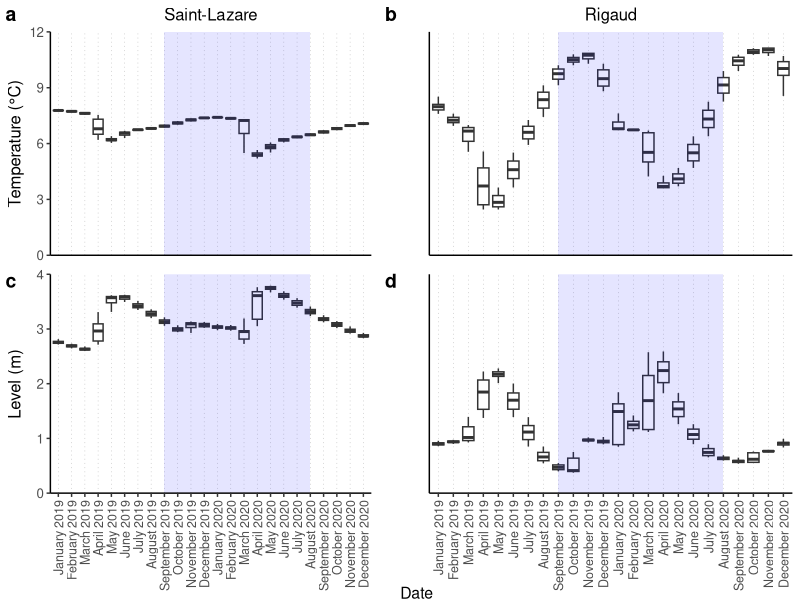

Source code (R): (Note: this script raises an error after producing the figure.)
## ---- chunk 1
knitr::opts_knit$set(root.dir = "/Users/karinevilleneuve/OneDrive - UQAM/DOCTORAT/Projects/Chapitre-1_Spatial/Hydrogeo_data/")
library(ggplot2)
library(dplyr)
library(ggpubr)
## ---- chunk 2
# List of dates
# dates=read.table("dates.csv", sep=",",header=TRUE)
# dates_list=dates$Date # List dates 
# Groundwater level and temperature for both cities 
piezo_r=read.table("piezo_r.csv", sep=",",header=TRUE) 
piezo_sl=read.table("piezo_sl.csv", sep=",",header=TRUE) 
# Soil temperature for both cities 
# temp_r=read.csv("temp_r.csv", sep=",", header=TRUE)
# temp_sl=read.csv("temp_sl.csv", sep=",", header=TRUE) 
## ---- chunk 3
piezo_r$City="Rigaud"
piezo_sl$City="Saint-Lazare"
piezo=rbind(piezo_r,piezo_sl)
piezo$City_date=paste(piezo$City, piezo$Date, sep="_") # Create a new column combining dates and city 
piezo$Date=as.Date(piezo$Date) # Change column to Date format
piezo$month=months(piezo$Date) # Extract only the month
piezo$year=gsub("-.*","",piezo$Date) # Combine month and year
piezo$Month_year=paste(piezo$month, piezo$year, sep=" ")

## ---- chunk 4
# Remove daily outliers 
temp_list_daily=list()
lev_list_daily=list()
i = 0

for (each_date in unique(piezo$City_date)){
  i=i+1
  date_df=subset(piezo, City_date==each_date)
  # Remove outliers for temperature 
  temp_quartiles=quantile(date_df$TEMPERATURE, probs=c(.25, .75), na.rm=FALSE)
  temp_IQR=IQR(date_df$TEMPERATURE)
  temp_Lower=temp_quartiles[1] - 1.5*temp_IQR
  temp_Upper=temp_quartiles[2]+1.5*temp_IQR
  temp_no_out=subset(date_df, date_df$TEMPERATURE > temp_Lower & date_df$TEMPERATURE < temp_Upper)
  temp_list_daily[[i]]=temp_no_out
  # Remove outliers for level
  lev_quartiles=quantile(date_df$LEVEL, probs=c(.25, .75), na.rm=FALSE)
  lev_IQR=IQR(date_df$LEVEL)
  lev_Lower=lev_quartiles[1] - 1.5*lev_IQR
  lev_Upper=lev_quartiles[2]+1.5*lev_IQR
  lev_no_out=subset(date_df, date_df$LEVEL > lev_Lower & date_df$LEVEL < lev_Upper)
  lev_list_daily[[i]]=lev_no_out
}

temp_daily=do.call("rbind",temp_list_daily)
level_daily=do.call("rbind",lev_list_daily)
## ---- chunk 5

# Temperature 
temp_list_montly=list()
i = 0

for (each_date in unique(temp_daily$Month_year)){
  i=i+1
  date_df=subset(temp_daily, Month_year==each_date)
  temp_quartiles=quantile(date_df$TEMPERATURE, probs=c(.25, .75), na.rm=FALSE)
  temp_IQR=IQR(date_df$TEMPERATURE)
  temp_Lower=temp_quartiles[1] - 1.5*temp_IQR
  temp_Upper=temp_quartiles[2]+1.5*temp_IQR
  temp_no_out=subset(date_df, date_df$TEMPERATURE > temp_Lower & date_df$TEMPERATURE < temp_Upper)
  temp_list_montly[[i]]=temp_no_out
}
temp_df=do.call("rbind",temp_list_montly)

# Level
level_list_montly=list()
i = 0

for (each_date in unique(level_daily$Month_year)){
  i=i+1
  date_df=subset(level_daily, Month_year==each_date)
  lev_quartiles=quantile(date_df$LEVEL, probs=c(.25, .75), na.rm=FALSE)
  lev_IQR=IQR(date_df$LEVEL)
  lev_Lower=lev_quartiles[1] - 1.5*lev_IQR
  lev_Upper=lev_quartiles[2]+1.5*lev_IQR
  lev_no_out=subset(date_df, date_df$LEVEL > lev_Lower & date_df$LEVEL < lev_Upper)
  level_list_montly[[i]]=lev_no_out
}
level_df=do.call("rbind",level_list_montly)
## ---- chunk 6
temp_df$Month_year=factor(temp_df$Month_year, levels=c("January 2019","February 2019","March 2019","April 2019",
                                                       "May 2019","June 2019","July 2019","August 2019","September 2019",
                                                       "October 2019","November 2019","December 2019","January 2020",
                                                       "February 2020","March 2020","April 2020","May 2020","June 2020",
                                                       "July 2020","August 2020","September 2020","October 2020",
                                                       "November 2020","December 2020"))
level_df$Month_year=factor(level_df$Month_year, levels=c("January 2019","February 2019","March 2019","April 2019",
                                                       "May 2019","June 2019","July 2019","August 2019","September 2019",
                                                       "October 2019","November 2019","December 2019","January 2020",
                                                       "February 2020","March 2020","April 2020","May 2020","June 2020",
                                                       "July 2020","August 2020","September 2020","October 2020",
                                                       "November 2020","December 2020"))
# Seperate dataframe according to city
rigaud_temperature=subset(temp_df, City=="Rigaud")
rigaud_level=subset(level_df, City=="Rigaud")
saintlaz_temperature=subset(temp_df, City=="Saint-Lazare")
saintlaz_level=subset(level_df, City=="Saint-Lazare")
## ---- chunk 7
# plotting results for Saint-Lazare (a)
sl_temp_plot= ggplot(saintlaz_temperature, aes(Month_year, y=TEMPERATURE)) + 
  geom_boxplot(outlier.color=NA) +
  labs(title="Saint-Lazare", y="Temperature (°C)") +
  theme_classic() +
  scale_y_continuous(limits=c(0,12), expand = c(0,0), n.breaks = 5) + # remove space between 0 and x axis
  theme(text = element_text(size=12, face="plain"), 
        panel.grid.major.x = element_line(color = "gray", size = 0.2,linetype = 3), 
        legend.justification = "center",
        legend.position="bottom", 
        plot.title = element_text(hjust =0.5, size=12, face="plain"),
        axis.text.x = element_blank(), 
        axis.ticks.x=element_blank(), 
        axis.title.x = element_blank()) +
  annotate("rect", xmin="September 2019",xmax = "August 2020",ymin =0, ymax = Inf,
           alpha =0.1,fill = "blue") # Add blue rectangle representing sampling period 

sl_level_plot= ggplot(saintlaz_level, aes(Month_year, y=LEVEL)) + 
  geom_boxplot(outlier.color=NA) +
  labs(y="Level (m)") +
  theme_classic() +
  scale_y_continuous(limits=c(0,4), expand = c(0,0), n.breaks = 5) + # remove space between 0 and x axis
  theme(text = element_text(size=12, face="plain"),
        panel.grid.major.x = element_line(color = "gray", size = 0.2,linetype = 3), 
        legend.justification = "center",
        legend.position="bottom", 
        plot.title = element_text(hjust =0.5, size=12,face="plain"),
        axis.text.x = element_text(angle = 90, vjust = 0.5, hjust=1,size=9), 
        axis.title.x=element_blank()) + 
  annotate("rect", xmin="September 2019",xmax = "August 2020",ymin =0, ymax = Inf,
           alpha =0.1,fill = "blue") # Add blue rectangle representing sampling period 


r_level_plot= ggplot(rigaud_level, aes(Month_year, y=LEVEL)) + 
  geom_boxplot(outlier.color=NA) +
  labs(x= "Date") +
  theme_classic() +
  scale_y_continuous(limits=c(0,4), expand = c(0,0)) + # remove space between 0 and x axis
  theme(text = element_text(size=12,face="plain"),
        panel.grid.major.x = element_line(color = "gray", size = 0.2,linetype = 3), 
        legend.justification = "center",
        legend.position="bottom", 
        plot.title = element_text(hjust =0.5, size=12,face="plain"),
        axis.text.x = element_text(angle = 90, vjust = 0.5, hjust=1, size=9),
        axis.title.y = element_blank(), 
        axis.text.y=element_blank(), 
        axis.ticks.y = element_blank(), 
        axis.title.x=element_blank()) +
  annotate("rect", xmin="September 2019",xmax = "August 2020",ymin =0, ymax = Inf,
           alpha =0.1,fill = "blue") # Add blue rectangle representing sampling period 

r_temp_plot= ggplot(rigaud_temperature, aes(Month_year, y=TEMPERATURE)) + 
  geom_boxplot(outlier.color=NA) +
  labs(title="Rigaud") +
  theme_classic() +
  scale_y_continuous(limits=c(0,12), expand = c(0,0), n.breaks = 5) + # remove space between 0 and x axis
  theme(text = element_text(size=12, face="plain"),
        panel.grid.major.x = element_line(color = "gray", size = 0.2,linetype = 3), 
        legend.justification = "center",
        legend.position="bottom", 
        plot.title = element_text(hjust =0.5, size=12, face="plain"),
        axis.text.x = element_blank(), 
        axis.ticks.x=element_blank(), 
        axis.title.x = element_blank(),
        axis.title.y = element_blank(), 
        axis.text.y=element_blank(), 
        axis.ticks.y = element_blank()) +
  annotate("rect", xmin="September 2019",xmax = "August 2020",ymin =0, ymax = Inf,
           alpha =0.1,fill = "blue") # Add blue rectangle representing sampling period 

combined_plot=ggarrange(sl_temp_plot, r_temp_plot, sl_level_plot, r_level_plot, ncol=2, nrow=2, labels=c("a","b","c","d"),
                        heights=c(0.8,1), widths=c(0.9,1), align="v") + 
  annotate("text", x=0.521, y=0.012, label = "Date", size = 4)
## ---- chunk 8
ggsave("temperature_level.pdf",plot=combined_plot, device="pdf", path="/Users/karinevilleneuve/OneDrive - UQAM/DOCTORAT/Projects/Chapitre-1_Spatial/images/", width=16.5, height = 16.5, units = "cm")
## ---- chunk 9
# Temperature 
daily_temp_average=list()
i = 0
for (each_city in unique(temp_df$City)){
  i=i+1
  city_df=subset(temp_df, City==each_city)
  city_df=subset(city_df, subset=Month_year %in% c("September 2019","October 2019","November 2019",
                                                   "December 2019","January 2020","February 2020",
                                                   "March 2020","April 2020","May 2020","June 2020",
                                                    "July 2020","August 2020"))
  agg=aggregate(x=city_df$TEMPERATURE, by=list(city_df$Date), FUN=mean)
  colnames(agg)[1]=as.character(each_city)
  colnames(agg)[2]="Temperature"
  daily_temp_average[[i]]=agg
}

daily_temp_1=data.frame(daily_temp_average[1])
daily_temp_2=data.frame(daily_temp_average[2])

# Level 
daily_level_average=list()
i = 0
for (each_city in unique(temp_df$City)){
  i=i+1
  city_df=subset(temp_df, City==each_city)
  city_df=subset(city_df, subset=Month_year %in% c("September 2019","October 2019","November 2019",
                                                   "December 2019","January 2020","February 2020",
                                                   "March 2020","April 2020","May 2020","June 2020",
                                                    "July 2020","August 2020"))
  agg=aggregate(x=city_df$LEVEL, by=list(city_df$Date), FUN=mean)
  colnames(agg)[1]=as.character(each_city)
  colnames(agg)[2]="Level"
  daily_level_average[[i]]=agg
}

daily_levels_1=data.frame(daily_level_average[1])
daily_levels_2=data.frame(daily_level_average[2])

rigaud_df=merge(daily_temp_1,daily_levels_1, by=1)
saitlaz_df=merge(daily_temp_2,daily_levels_2, by=1)

write.csv(rigaud_df, "/Users/karinevilleneuve/OneDrive - UQAM/DOCTORAT/Projects/Chapitre-1_Spatial/images/level_temperature_rigaud.csv", quote=FALSE, row.names = FALSE)

write.csv(saitlaz_df, "/Users/karinevilleneuve/OneDrive - UQAM/DOCTORAT/Projects/Chapitre-1_Spatial/images/level_temperature_saintlaz.csv", quote=FALSE, row.names = FALSE)
## ---- chunk 10
piezo_r_reduce=piezo_r[piezo_r$Date %in% dates_list,] # Extract only the date matching dates_list (dates when I sampled)
boxplot(TEMPERATURE~Date, data=piezo_r_reduce)# plot the results 
boxplot(LEVEL~Date, data=piezo_r_reduce)# plot the results 
## ---- chunk 11
temp_list_no_out=list()
lev_list_no_out=list()
i = 0

for (each_date in unique(piezo_r_reduce$Date)){
  i=i+1
  date_df=subset(piezo_r_reduce, Date==each_date)
  temp_quartiles=quantile(date_df$TEMPERATURE, probs=c(.25, .75), na.rm=FALSE)
  temp_IQR=IQR(date_df$TEMPERATURE)
  temp_Lower=temp_quartiles[1] - 1.5*temp_IQR
  temp_Upper=temp_quartiles[2]+1.5*temp_IQR
  temp_no_out=subset(date_df, date_df$TEMPERATURE > temp_Lower & date_df$TEMPERATURE < temp_Upper)
  temp_list_no_out[[i]]=temp_no_out
  # Remove outliers for level
  lev_quartiles=quantile(date_df$LEVEL, probs=c(.25, .75), na.rm=FALSE)
  lev_IQR=IQR(date_df$LEVEL)
  lev_Lower=lev_quartiles[1] - 1.5*lev_IQR
  lev_Upper=lev_quartiles[2]+1.5*lev_IQR
  lev_no_out=subset(date_df, date_df$LEVEL > lev_Lower & date_df$LEVEL < lev_Upper)
  lev_list_no_out[[i]]=lev_no_out
}
temp_df=do.call("rbind",temp_list_no_out)
level_df=do.call("rbind",lev_list_no_out)

# plot the results 
boxplot(TEMPERATURE~Date, data=temp_df)
boxplot(LEVEL~Date, data=level_df)

# Average the results 
r_temp=setNames(aggregate(temp_df$TEMPERATURE, by=list(temp_df$Date), FUN=mean),c("Date", "Temperature"))
r_level=setNames(aggregate(temp_df$LEVEL, by=list(temp_df$Date), FUN=mean),c("Date", "Level"))

# Final dataframe for Rigaud 
rigaud_average=merge(r_temp, r_level, by="Date")
## ---- chunk 12
piezo_sl_reduce=piezo_sl[piezo_sl$Date %in% dates_list,] # Extract only the date matching dates_list (dates when I sampled)
boxplot(TEMPERATURE~Date, data=piezo_sl_reduce)# plot the results 
boxplot(LEVEL~Date, data=piezo_sl_reduce)# plot the results 
## ---- chunk 13
temp_list_no_out=list()
lev_list_no_out=list()
i = 0

for (each_date in unique(piezo_sl_reduce$Date)){
  i=i+1
  date_df=subset(piezo_sl_reduce, Date==each_date)
  temp_quartiles=quantile(date_df$TEMPERATURE, probs=c(.25, .75), na.rm=FALSE)
  temp_IQR=IQR(date_df$TEMPERATURE)
  temp_Lower=temp_quartiles[1] - 1.5*temp_IQR
  temp_Upper=temp_quartiles[2]+1.5*temp_IQR
  temp_no_out=subset(date_df, date_df$TEMPERATURE > temp_Lower & date_df$TEMPERATURE < temp_Upper)
  temp_list_no_out[[i]]=temp_no_out
  # Remove outliers for level
  lev_quartiles=quantile(date_df$LEVEL, probs=c(.25, .75), na.rm=FALSE)
  lev_IQR=IQR(date_df$LEVEL)
  lev_Lower=lev_quartiles[1] - 1.5*lev_IQR
  lev_Upper=lev_quartiles[2]+1.5*lev_IQR
  lev_no_out=subset(date_df, date_df$LEVEL > lev_Lower & date_df$LEVEL < lev_Upper)
  lev_list_no_out[[i]]=lev_no_out
}
temp_df=do.call("rbind",temp_list_no_out)
level_df=do.call("rbind",lev_list_no_out)

# plot the results 
boxplot(TEMPERATURE~Date, data=temp_df)
boxplot(LEVEL~Date, data=level_df)

# Average the results 
sl_temp=setNames(aggregate(temp_df$TEMPERATURE, by=list(temp_df$Date), FUN=mean),c("Date", "Temperature"))
sl_level=setNames(aggregate(temp_df$LEVEL, by=list(temp_df$Date), FUN=mean),c("Date", "Level"))

# Final dataframe for Saint-Lazare 
sl_average=merge(sl_temp, sl_level, by="Date")
## ---- chunk 14
library(dplyr)
# Combine data frames 
sl = sl_average %>% mutate(City="Saint-Lazare")
r=rigaud_average %>% mutate(City="Rigaud")

combined=rbind(sl, r)

library(ggplot2)
temp_plot=ggplot(combined, aes(x=Date, y=Temperature, group=City, colour=City)) + 
  geom_line() + 
  geom_point() +
  labs(y="Temperature (°C)", x= "Date")+
  theme_classic() +
    theme(text = element_text(size=12),
        legend.justification = "center",
        legend.position="bottom", 
        plot.title = element_text(hjust =0.5, size=12),
        panel.background = element_rect(fill="white")) +
  scale_x_discrete(labels=c("Sep.2019","Oct.","Nov.","Dec.","Jan.","Feb.","Mar.","Apr.","May","June","July","Aug."))

Water_level_plot=ggplot(combined, aes(x=Date, y=Level, group=City, colour=City)) + 
  geom_line() + 
  geom_point()

write.csv(combined,"/Users/karinevilleneuve/OneDrive - UQAM/DOCTORAT/Projects/Chapitre-1_Spatial/combined/piezo_temp.csv", sep=",", quote=FALSE)
## ---- chunk 15
shap=shapiro.test(rigaud_average$Temperature)
shap
